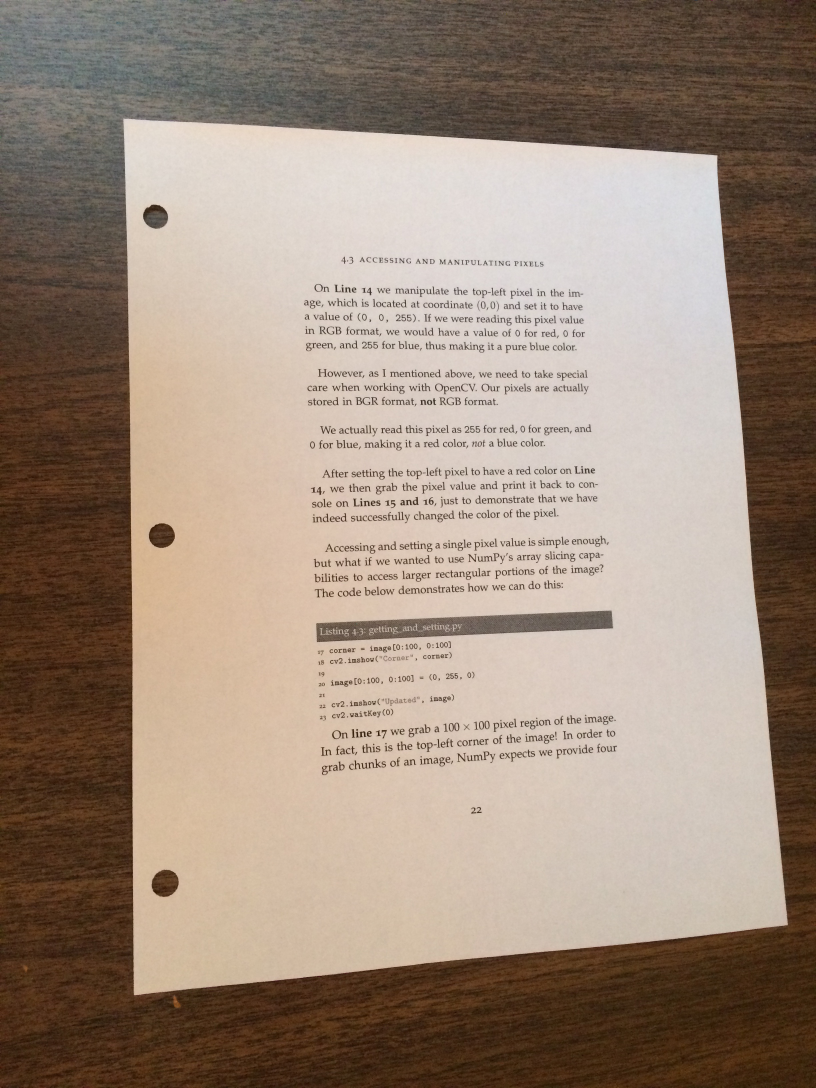
#> input picture page.jpg, 2448 x 3264 px (shown at 1/3 size)
$ python scanMe.py
#> lines starting #> are read from the running program, lines starting #| are printed output that depends on the picture; after the words box and inside, x2 and y2 are one past the last pixel; in counts of white or black regions, pixels touching at a corner belong together
import numpy as np
import cv2
from skimage.filters import threshold_local
import imutils
from matplotlib import pyplot as plt
# from pyimagesearch.transform import four_point_transform
img=0
img1=0
img2=0
img3=0
img4=0
img5=0
img6=0
# [53 lines left out: function changeimg, not called in this run]


#Converting color image to gray
def color2gray(img):
	img1 = img[:,:,0] #blue channel
	img2 = img[:,:,1] #green channel
	img3 = img[:,:,2] #red channel

	# cv2.imshow("BW1",img1)
	# cv2.imshow("BW2",img2)
	# cv2.imshow("BW3",img3)
	img = (img1*0.11)+(img2*0.59)+(0.3*img3)
	img = img.astype(np.uint8)
	return img

#using openCV gaussian blur
def gaussianBlur(img,r=(5,5)):
	kernel = cv2.getGaussianKernel(ksize=5,sigma=0)
	print(kernel)
	blurred=cv2.GaussianBlur(img,r,0)  #(5,5) is the kernel size and 0 is sigma that determines the amount of blur
	print(blurred)
	#self blur not working
	filt = np.ones(r)
	self_blurred = cv2.filter2D(img,-1,filt)
	print(self_blurred)


	return blurred

#using openCV canny edge detection
def cannyEdge(img,minT=75,maxT=200):
	edge=cv2.Canny(img,minT,maxT)  # minT and maxT are minimum and maximum threshold for edge detection
	print(type(edge))
	return edge

#Perspective transform
def transformFourPoints(img,pts):   # reference : https://www.pyimagesearch.com/2014/08/25/4-point-opencv-getperspective-transform-example/

	rect = np.zeros((4, 2), dtype="float32")

	s = pts.sum(axis=1)
	rect[0] = pts[np.argmin(s)]
	rect[2] = pts[np.argmax(s)]


	diff = np.diff(pts, axis=1)
	rect[1] = pts[np.argmin(diff)]
	rect[3] = pts[np.argmax(diff)]
	(tl, tr, br, bl) = rect


	widthA = np.sqrt(((br[0] - bl[0]) ** 2) + ((br[1] - bl[1]) ** 2))
	widthB = np.sqrt(((tr[0] - tl[0]) ** 2) + ((tr[1] - tl[1]) ** 2))
	maxWidth = max(int(widthA), int(widthB))


	heightA = np.sqrt(((tr[0] - br[0]) ** 2) + ((tr[1] - br[1]) ** 2))
	heightB = np.sqrt(((tl[0] - bl[0]) ** 2) + ((tl[1] - bl[1]) ** 2))
	maxHeight = max(int(heightA), int(heightB))


	dst = np.array([[0, 0],	[maxWidth - 1, 0],	[maxWidth - 1, maxHeight - 1],	[0, maxHeight - 1]], dtype="float32")


	M = cv2.getPerspectiveTransform(rect, dst)
	warped = cv2.warpPerspective(img, M, (maxWidth, maxHeight))

	return warped


if __name__=="__main__":

	#importing image
	image = cv2.imread("page.jpg")
#> image is the input picture: shape (3264, 2448, 3); mean B, G, R 123.7, 138.6, 156.7
	ratio = image.shape[0]/500.0
#> ratio = 6.53
	orig = image.copy()
	#resize to 1/3rd of original size so as to fit in screen :p
	image= imutils.resize(image,height=500)
#> image: shape (500, 375, 3)

	#make a copy
	img = image.copy()

	#using and showing the self-implemented Color to Gray
	img = color2gray(img)
#> in color2gray, `img2 = img[:,:,1]`:
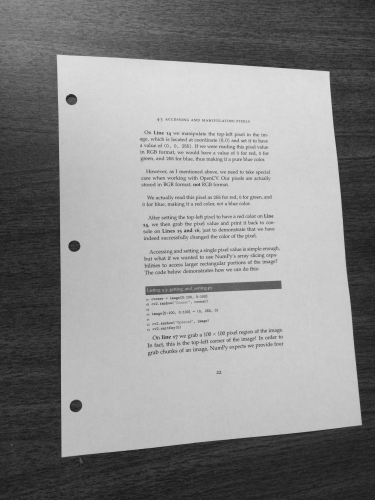
#> img2: shape (500, 375); min 23, max 224, mean 138.6


	#using gaussian blur openCV
	blur = gaussianBlur(img,r=(5,5))
#> (printed output is left out)
#> in gaussianBlur, `self_blurred = cv2.filter2D(img,-1,filt)`: self_blurred: shape (500, 375); every value is 255
#> (printed output is left out)
	flag, thresh1 = cv2.threshold(blur, 120, 255, cv2.THRESH_BINARY)
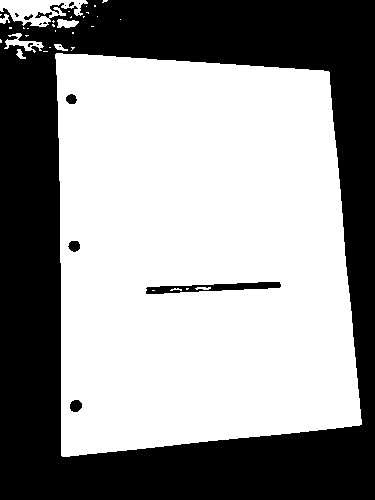
#> thresh1: shape (500, 375); 58.4% white; 16 black regions (10 under 20 px), largest, box (x1, y1, x2, y2) and area: (0, 0, 375, 500) 76815, (146, 282, 281, 294) 810, (70, 400, 82, 412) 115, (68, 241, 80, 252) 101, (66, 94, 77, 104) 84, (24, 14, 33, 20) 28

	# using Canny edge detection openCV
	edge = cannyEdge(thresh1,minT=50,maxT=100)
#> in cannyEdge, `edge=cv2.Canny(img,minT,maxT)`:
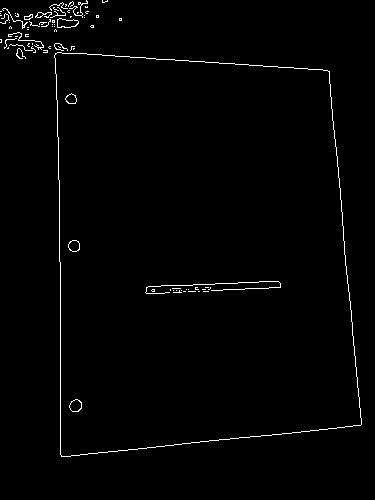
#> edge: shape (500, 375); 1.3% white in thin lines or dots, all inside (x1, y1, x2, y2) = (0, 0, 362, 457)
#| <class 'numpy.ndarray'>
	cnts = cv2.findContours(edge.copy(), cv2.RETR_LIST, cv2.CHAIN_APPROX_SIMPLE)
#> cnts = 93 contours, 79 with area under 20; largest, box (x1, y1, x2, y2) and area: (54, 52, 362, 457) 108669, (54, 52, 362, 457) 108668, (57, 18, 79, 28) 145, (57, 18, 79, 28) 138, (69, 399, 82, 412) 114
	cnts = cnts[0]
	# print(cnts[0])
	cnts = sorted(cnts, key = cv2.contourArea, reverse = True)
	cnts = cnts[:5]
#> cnts = 5 contours; box (x1, y1, x2, y2) and area: (54, 52, 362, 457) 108669, (54, 52, 362, 457) 108668, (57, 18, 79, 28) 145, (57, 18, 79, 28) 138, (69, 399, 82, 412) 114
	for c in cnts:
		perim = cv2.arcLength(c, True)
		approx = cv2.approxPolyDP(c, 0.02 * perim, True)
		if len(approx) == 4:
			screenCnt = approx
			break
#> this loop made 1 pass
#> (perim, screenCnt) on pass 1: (1368.1, [[55, 53], [61, 456], [360, 425], [329, 71]])
	print("Finding contours of paper...")                        #Uncomment to see the contours of the input. Also uncomment the line with Outline in the View All images section
	cv2.drawContours(image, [screenCnt], -1, (0, 255, 0), 2)


	print("Applying perspective transform...")
	warped = transformFourPoints(orig, screenCnt.reshape(4, 2) * ratio)
#> in transformFourPoints, `s = pts.sum(axis=1)`: s = [705, 3375, 5124.5, 2611.2]
#> in transformFourPoints, `diff = np.diff(pts, axis=1)`: diff = [-13.06, 2578.6, 424.3, -1684.2]
#> in transformFourPoints, `warped = cv2.warpPerspective(img, M, (maxWidth, maxHeight))`:
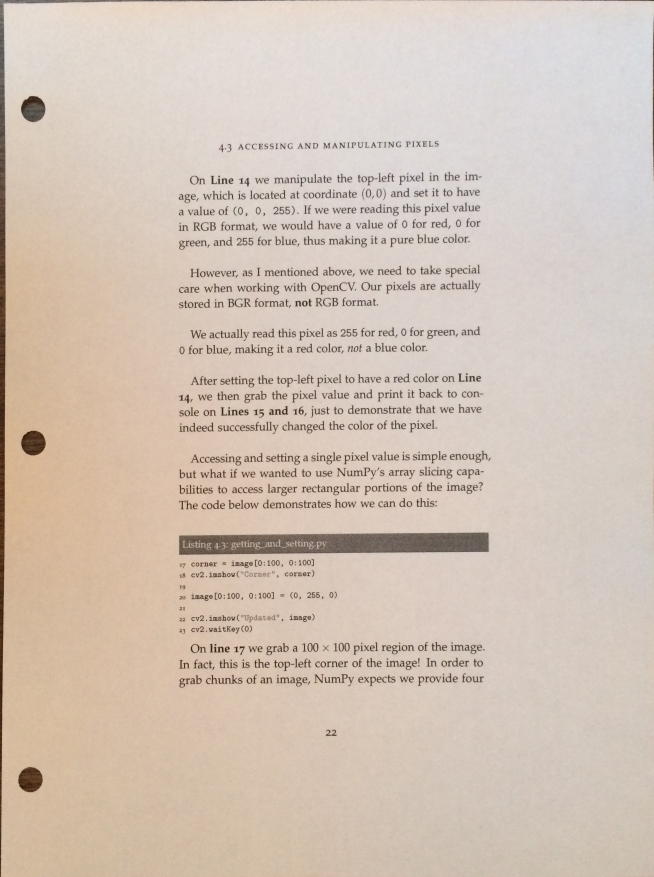
#> warped: shape (2631, 1962, 3) (shown at 1/3 size); mean B, G, R 183.2, 196, 211.1

	warped = color2gray(warped)
#> in color2gray (call 2), `img3 = img[:,:,2]`:
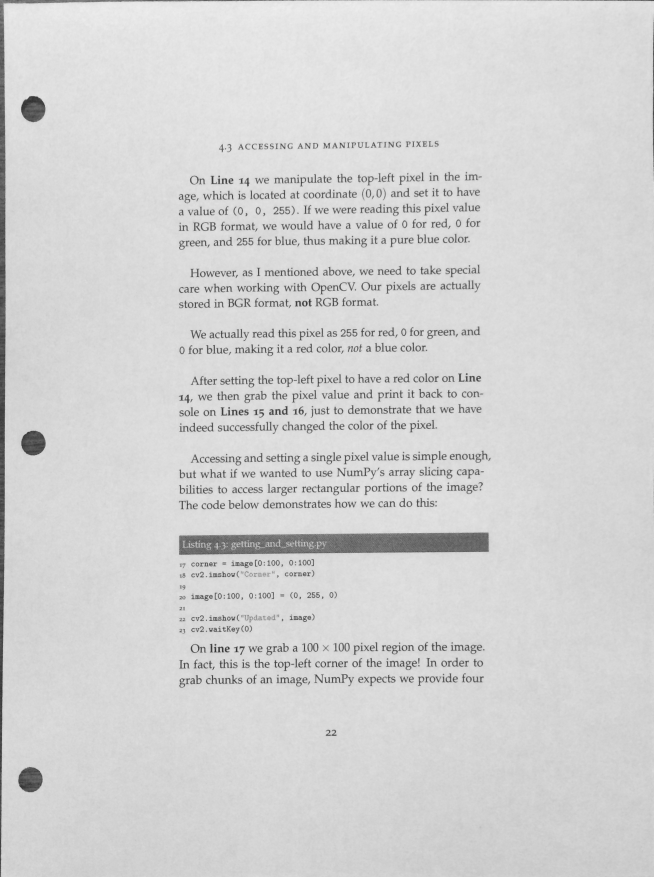
#> img3: shape (2631, 1962) (shown at 1/3 size); min 38, max 242, mean 211.1
	# T = threshold_local(warped, 9, offset = 12, method = "gaussian")
	# warped = (warped > T).astype("uint8") * 255
	ret2,thresh = cv2.threshold(warped,0,255,cv2.THRESH_BINARY+cv2.THRESH_OTSU)
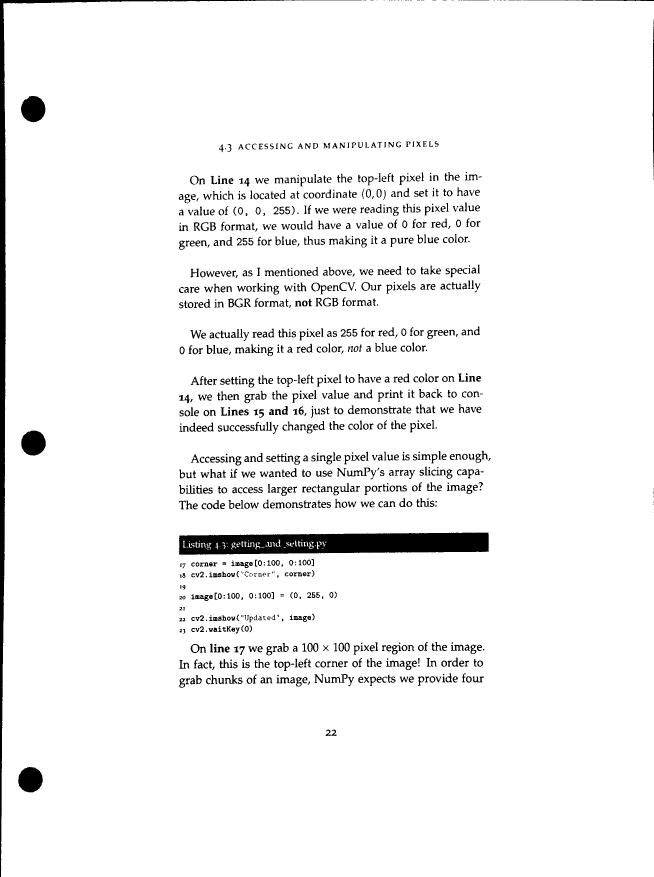
#> thresh: shape (2631, 1962) (shown at 1/3 size); 95.3% white; 1185 black regions (140 under 20 px), largest, box (x1, y1, x2, y2) and area: (537, 1597, 1466, 1665) 51087, (0, 0, 1086, 2631) 36653, (63, 288, 136, 367) 4433
#> ret2 = 148
	denoised = cv2.fastNlMeansDenoising(thresh, 11, 31, 11)
	#view all images

	cv2.imshow("Scanned", imutils.resize(denoised, height = 1000))
	cv2.imshow("Outline", image)
	cv2.imshow("Edge detection",edge)
	cv2.imshow("threshold", imutils.resize(thresh1,height=650))
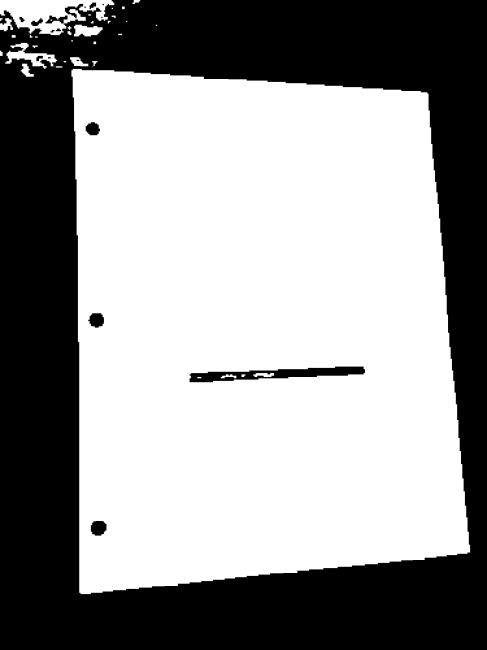
#> window 'threshold': shape (650, 487); min 0, max 255, mean 148.9
	cv2.imshow("Gaussian Blur",blur)
	cv2.imshow("gray",img)
	cv2.imshow("Original",imutils.resize(orig,height=650))

	cv2.waitKey(0)
	cv2.destroyAllWindows()
